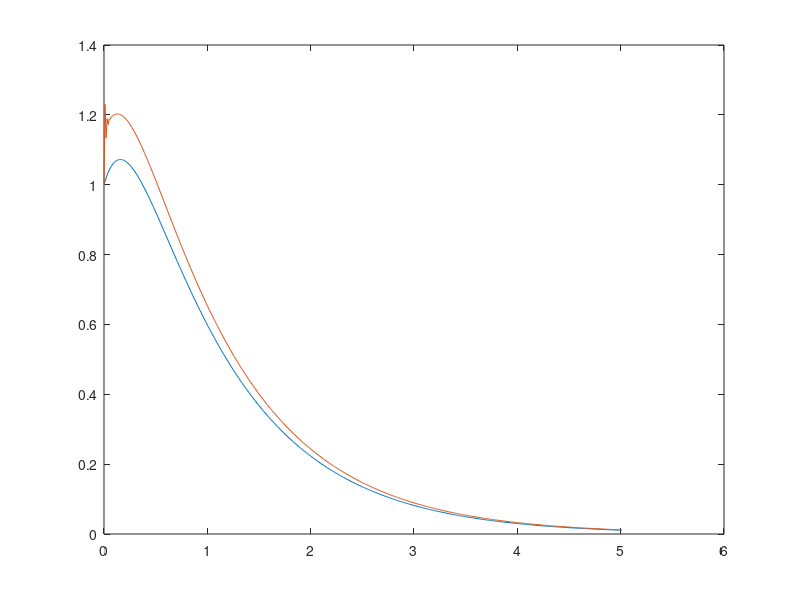
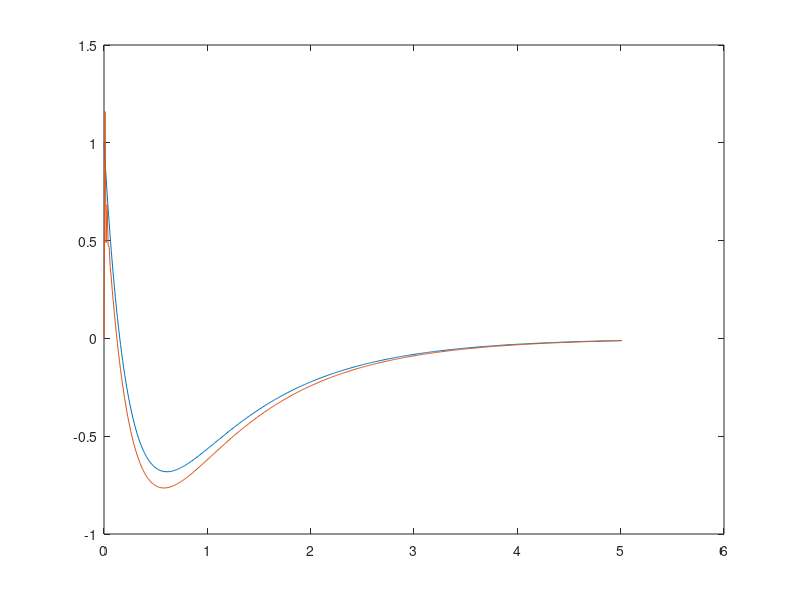

Write MATLAB code to recreate these figures, in order.
1;
echo off all
%matrices
A=[0,1;0,0]
B=[0;1]
C=[1,1]

%get values for K (insert  wanted eigenvalues)
K=place(A,B,[-1,-4])

%set L values
lmbd1=-8;
lmbd2=-15;
L=[-lmbd1-lmbd2;(-lmbd1)*(-lmbd2)]

%init values x
x=[1;1]
xh=[1;0]

%init values for loop
t=0;dt=0.01;tf=5; c = 1;xstore=x;xhstore=xh;
y=[];u=[];
while(t < tf);
	y = C*x;
	u = -K*xh;
	t = t+dt;
	x = x + dt*(A-B*K)*x;
	c = c +1;
	xstore(:,c) = x;
	xh = xh + dt*(A*xh + B*u + L*(y - C*xh));
	xhstore(:,c) = xh;
end;

%show the result
t = 0:0.01:5.01
figure(1)
plot(t,xstore(1,:),t,xhstore(1,:))
figure(2)
plot(t,xstore(2,:),t,xhstore(2,:))